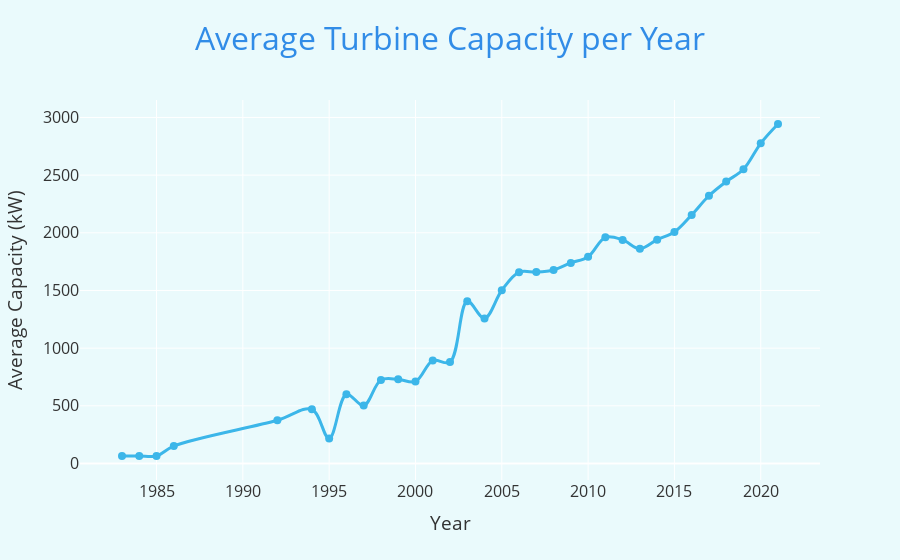

Write notebook code for a chart like this one.
### Code cell
import plotly.express as px

# Calculate average turbine capacity per year
avg_capacity_per_year = turbine.groupby('p_year')['t_cap'].mean().reset_index(name='Average Capacity (kW)')

# Plot
fig = px.line(
    avg_capacity_per_year,
    x='p_year',
    y='Average Capacity (kW)',
    title='Average Turbine Capacity per Year',
    markers=True,
    line_shape='spline'
)

# Styling: wind/nature color
fig.update_traces(line=dict(color='#3CB6E9', width=3), marker=dict(size=8, color='#3CB6E9'))
fig.update_layout(
    plot_bgcolor='#eafafc',
    paper_bgcolor='#eafafc',
    title_x=0.5,
    font=dict(size=16, color='#333'),
    xaxis_title='Year',
    title_font=dict(size=32, color='#318CE7')
)

fig.show()

### Figure 1 — Plotly figure (JSON) as saved in the notebook; plotly's stock layout.template omitted (floating-point values rounded to 4 significant figures)
{"data": [{"hovertemplate": "p_year=%{x}<br>Average Capacity (kW)=%{y}<extra></extra>", "legendgroup": "", "line": {"color": "#3CB6E9", "dash": "solid", "shape": "spline", "width": 3}, "marker": {"color": "#3CB6E9", "size": 8, "symbol": "circle"}, "mode": "lines+markers", "name": "", "orientation": "v", "showlegend": false, "type": "scatter", "x": [1983.0, 1984.0, 1985.0, 1986.0, 1992.0, 1994.0, 1995.0, 1996.0, 1997.0, 1998.0, 1999.0, 2000.0, 2001.0, 2002.0, 2003.0, 2004.0, 2005.0, 2006.0, 2007.0, 2008.0, 2009.0, 2010.0, 2011.0, 2012.0, 2013.0, 2014.0, 2015.0, 2016.0, 2017.0, 2018.0, 2019.0, 2020.0, 2021.0], "xaxis": "x", "y": [65.0, 65.0, 65.0, 151.4, 375.0, 470.0, 217.4, 600.0, 501.9, 723.9, 729.6, 710.5, 892.0, 879.8, 1406.0, 1258.0, 1502.0, 1659.0, 1659.0, 1678.0, 1739.0, 1793.0, 1961.0, 1938.0, 1861.0, 1941.0, 2007.0, 2155.0, 2321.0, 2444.0, 2551.0, 2776.0, 2943.0], "yaxis": "y"}], "layout": {"font": {"color": "#333", "size": 16}, "legend": {"tracegroupgap": 0}, "paper_bgcolor": "#eafafc", "plot_bgcolor": "#eafafc", "title": {"font": {"color": "#318CE7", "size": 32}, "text": "Average Turbine Capacity per Year", "x": 0.5}, "xaxis": {"anchor": "y", "domain": [0, 1], "title": {"text": "Year"}}, "yaxis": {"anchor": "x", "domain": [0, 1], "title": {"text": "Average Capacity (kW)"}}}}
